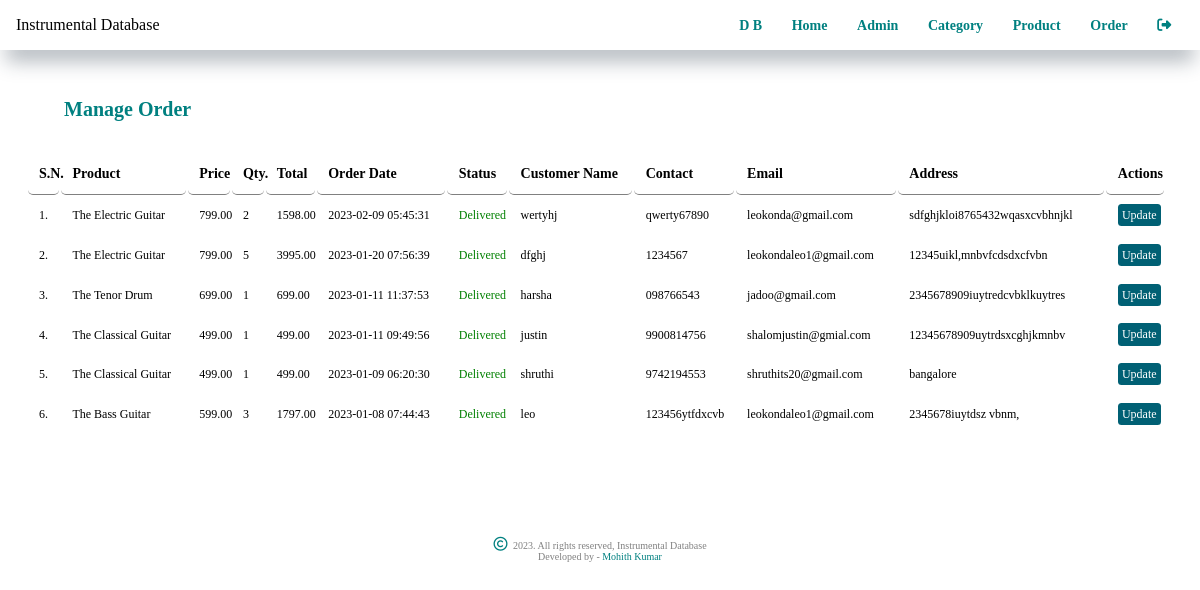
The page /admin/manage-order.php (signed in) on the database its author committed.
### tables this page shows
CREATE TABLE `t_order` (
  `id` int(10) UNSIGNED NOT NULL,
  `product` varchar(150) NOT NULL,
  `price` decimal(10,2) NOT NULL,
  `qty` int(11) NOT NULL,
  `total` decimal(10,2) NOT NULL,
  `order_date` datetime NOT NULL,
  `status` varchar(50) NOT NULL,
  `c_name` varchar(150) NOT NULL,
  `c_contact` varchar(20) NOT NULL,
  `c_mail` varchar(150) NOT NULL,
  `c_address` varchar(255) NOT NULL
);

### admin/manage-order.php (the view, shortened to what this page needs)
<?php include('partials/menu.php'); ?>
<div class="main-content">
    <div class="wrapper">
        <h1>Manage Order</h1>
                <table class="tbl-full">
                    <tr>
                        <th>S.N.</th>
                        <th>Product</th>
                        <th>Price</th>
                        <th>Qty.</th>
                        <th>Total</th>
                        <th>Order Date</th>
                        <th>Status</th>
                        <th>Customer Name</th>
                        <th>Contact</th>
                        <th>Email</th>
                        <th>Address</th>
                        <th>Actions</th>
                    </tr>
                    <?php
                        $sql = "SELECT * FROM t_order ORDER BY id DESC";
                        $res = mysqli_query($conn, $sql);
                        $count = mysqli_num_rows($res);
                        $sn = 1;
                        if($count>0)
                        {
                            while($row=mysqli_fetch_assoc($res))
                            {
                                $id = $row['id'];
                                $product = $row['product'];
                                $price = $row['price'];
                                $qty = $row['qty'];
                                $total = $row['total'];
                                $order_date = $row['order_date'];
                                $status = $row['status'];
                                $c_name = $row['c_name'];
                                $c_contact = $row['c_contact'];
                                $c_mail = $row['c_mail'];
                                $c_address = $row['c_address'];
                                ?>
                                    <tr>
                                        <td><?php echo $sn++; ?>. </td>
                                        <td><?php echo $product; ?></td>
                                        <td><?php echo $price; ?></td>
                                        <td><?php echo $qty; ?></td>
                                        <td><?php echo $total; ?></td>
                                        <td><?php echo $order_date; ?></td>
                                        <td>
                                            <?php
                                                if($status=="Ordered")
                                                {
                                                    echo "<label>$status</label>";
                                                }
                                                elseif($status=="On Delivery")
                                                {
                                                    echo "<label style='color: orange;'>$status</label>";
                                                }
                                                elseif($status=="Delivered")
                                                {
                                                    echo "<label style='color: green;'>$status</label>";
                                                }
                                                elseif($status=="Cancelled")
                                                {
                                                    echo "<label style='color: red;'>$status</label>";
                                                }
                                            ?>
                                        </td>
                                        <td><?php echo $c_name; ?></td>
                                        <td><?php echo $c_contact; ?></td>
                                        <td><?php echo $c_mail; ?></td>
                                        <td><?php echo $c_address; ?></td>
                                        <td>
                                            <a href="<?php echo URL; ?>admin/update-order.php?id=<?php echo $id; ?>" class="btn-secondary" style="padding: 12%;">Update</a>
                                        </td>
                                    </tr>
                                <?php
                            }
                        }
                        else
                        {
                            echo "<tr><td colspan='12' class='error'>Orders not Available</td></tr>";
                        }
                    ?>
                </table>
    </div>
</div>
<?php include('partials/footer.php'); ?>

### css/admin.css (style rules this page uses)
* { margin: 0; padding: 0; font-family: "Poppins"; text-decoration: none; box-sizing: border-box; }
a { color: teal; }
.wrapper h1 { font-size: 20px; color: teal; margin: 3rem 0 2rem 4rem; }
.tbl-full { width: 95%; margin: 1.6rem; }
table tr th { font-size: 14px; border-bottom: 1px solid gray; padding: 1%; text-align: left; border-radius: 5px; }
table tr td { font-size: 12px; padding: 1%; border-radius: 5px; }
.btn-secondary { font-size: 12px; background-color: rgb(0, 96, 116); padding: 2%; border-radius: 3.5px; color: white; cursor: pointer; }

### rows shown on the page
t_order: product "The Electric Guitar", price "799.00", qty "2", total "1598.00", order_date "2023-02-09 05:45:31", status "Delivered", c_name "wertyhj", c_contact "qwerty67890", c_mail "leokonda@gmail.com", c_address "sdfghjkloi8765432wqasxcvbhnjkl"
t_order: product "The Electric Guitar", price "799.00", qty "5", total "3995.00", order_date "2023-01-20 07:56:39", status "Delivered", c_name "dfghj", c_contact "1234567", c_mail "leokondaleo1@gmail.com", c_address "12345uikl,mnbvfcdsdxcfvbn"
t_order: product "The Tenor Drum", price "699.00", qty "1", total "699.00", order_date "2023-01-11 11:37:53", status "Delivered", c_name "harsha", c_contact "098766543", c_mail "jadoo@gmail.com", c_address "2345678909iuytredcvbklkuytres"
t_order: product "The Classical Guitar", price "499.00", qty "1", total "499.00", order_date "2023-01-11 09:49:56", status "Delivered", c_name "justin", c_contact "9900814756", c_mail "shalomjustin@gmial.com", c_address "12345678909uytrdsxcghjkmnbv"
t_order: product "The Classical Guitar", price "499.00", qty "1", total "499.00", order_date "2023-01-09 06:20:30", status "Delivered", c_name "shruthi", c_contact "9742194553", c_mail "shruthits20@gmail.com", c_address "bangalore"
t_order: product "The Bass Guitar", price "599.00", qty "3", total "1797.00", order_date "2023-01-08 07:44:43", status "Delivered", c_name "leo", c_contact "123456ytfdxcvb", c_mail "leokondaleo1@gmail.com", c_address "2345678iuytdsz vbnm,"
